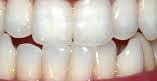
#> input picture yolo.jpg, 157 x 81 px
$ python ImageTest.py
#> lines starting #> are read from the running program, lines starting #| are printed output that depends on the picture
import  PIL as pillow
from collections import defaultdict
from PIL import Image

def fillImage():
		# PIL accesses images in Cartesian co-ordinates, so it is Image[columns, rows]
	img = Image.new( 'RGB', (250,250), "black") # create a new black image
	pixels = img.load() # create the pixel map

	for i in range(img.size[0]):    # for every col:
	    for j in range(img.size[1]):    # For every row
	        pixels[i,j] = (i, j, 100) # set the colour accordingly

	img.show()


def getImage(name):

#> called with name = 'yolo.jpg'
	img = Image.open(name)
#> img is the input picture: PIL image 157x81 RGB; mean R, G, B 202.5, 190.7, 180.5
	by_color = defaultdict(int)
	imgColor = Image.new( 'RGB', (250,250), "black") # create a new black image
#> imgColor: PIL image 250x250 RGB; every value is 0
	major=0;
	for pixel in img.getdata():
		by_color[pixel] +=1
#> this loop made 12717 passes
#> pixel on passes 1 to 3: (199, 172, 151), (174, 146, 125), (172, 135, 119)
#> after the loop, by_color = 7246 items
	all_keys = list(by_color.keys())
#> all_keys = 7246 items, first 6: (199, 172, 151), (174, 146, 125), (172, 135, 119), (170, 128, 114), (145, 95, 86), (142, 92, 83)
	all_colors = list(by_color.values())
#> all_colors = 7246 values, max 38 at index 1313, min 1 at index 0, mean 1.76
	for i in range(1,len(all_colors)):
		print(all_colors[i])
		if(all_colors[i] > major):
			major = all_colors[i]
			color = all_keys[i]
#> this loop made 7245 passes
#> (major, color) on passes 1, 4, 10, 13, 16, 19, 243, 477, 610, 1156, 1313: (1, (174, 146, 125)), (2, (145, 95, 86)), (3, (205, 183, 170)), (4, (214, 202, 188)), (6, (225, 215, 203)), (10, (221, 217, 205)), (13, (212, 213, 207)), (14, (214, 215, 207)), (15, (218, 219, 211)), (21, (242, 245, 238)), (38, (241, 244, 237))
#| 1
#| 1
#| 1
#| 2
#| 1
#| 1
#| 1
#| 1
#> (further printed lines are left out)
#> after the loop, major = 38

	pixelImage = imgColor.load()

	for i in range(imgColor.size[0]):    # for every col:
	    for j in range(imgColor.size[1]):    # For every row
	        pixelImage[i,j] = color # set the colour accordingly
	imgColor.show()
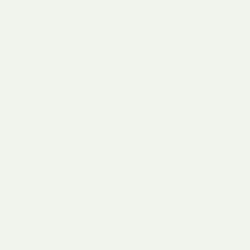
#> shown: PIL image 250x250 RGB; mean R, G, B 241, 244, 237


def main():
	getImage('yolo.jpg')
	return 0


if __name__ ==  '__main__':
	main()
